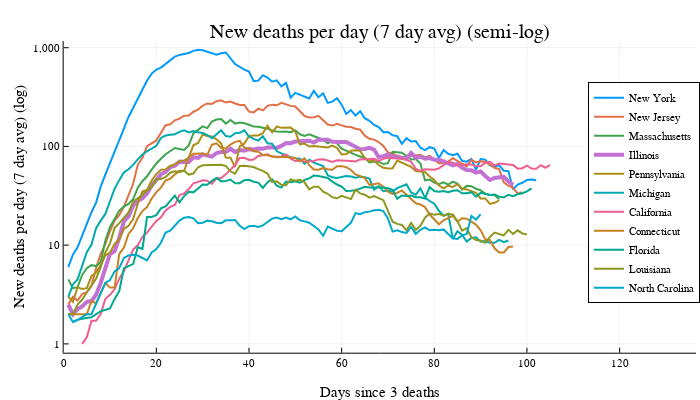

Source (notebook cell):
### Code cell
# A linear plot doesn't make much sense since NY dominates
@df deathsByStateTop plot(:daysSince, :Value_new_rolling7, group=:Province_State,
                          lw=lwDeaths, yscale=:log10, yformatter=fc, xlimit=(0, maximum(:daysSince)*1.3),
                          legend=:right,
                          title="New deaths per day (7 day avg) (semi-log)",
                          xlab="Days since 3 deaths", ylab="New deaths per day (7 day avg) (log)")
